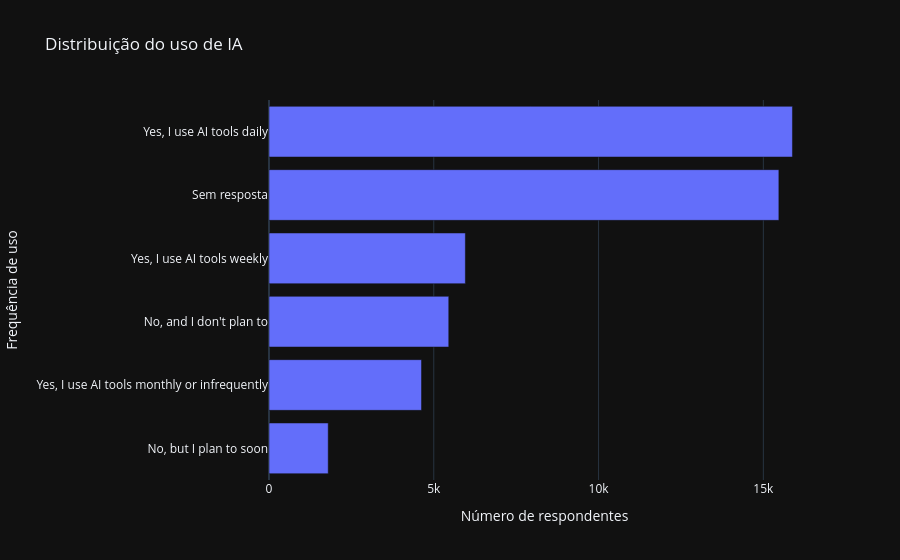

The code cell stored with this chart in its notebook:
### Code cell
distribuicao_ia = (
    df["AISelect"]
    .fillna("Sem resposta")
    .value_counts()
    .reset_index()
)

fig = px.bar(
    distribuicao_ia,
    x="count",
    y="AISelect",
    orientation="h",
    title="Distribuição do uso de IA",
    labels={
        "count": "Número de respondentes",
        "AISelect": "Frequência de uso"
    },
    template="plotly_dark"
)

fig.update_layout(
    yaxis={"categoryorder": "total ascending"}
)

fig.show()

### Figure 1 — Plotly figure (JSON) as saved in the notebook; plotly's stock layout.template omitted (floating-point values rounded to 4 significant figures)
{"data": [{"hovertemplate": "Número de respondentes=%{x}<br>Frequência de uso=%{y}<extra></extra>", "legendgroup": "", "marker": {"color": "#636efa", "pattern": {"shape": ""}}, "name": "", "orientation": "h", "showlegend": false, "textposition": "auto", "type": "bar", "x": [15883, 15471, 5958, 5454, 4628, 1797], "xaxis": "x", "y": ["Yes, I use AI tools daily", "Sem resposta", "Yes, I use AI tools weekly", "No, and I don't plan to", "Yes, I use AI tools monthly or infrequently", "No, but I plan to soon"], "yaxis": "y"}], "layout": {"barmode": "relative", "legend": {"tracegroupgap": 0}, "title": {"text": "Distribuição do uso de IA"}, "xaxis": {"anchor": "y", "domain": [0, 1], "title": {"text": "Número de respondentes"}}, "yaxis": {"anchor": "x", "categoryorder": "total ascending", "domain": [0, 1], "title": {"text": "Frequência de uso"}}}}
